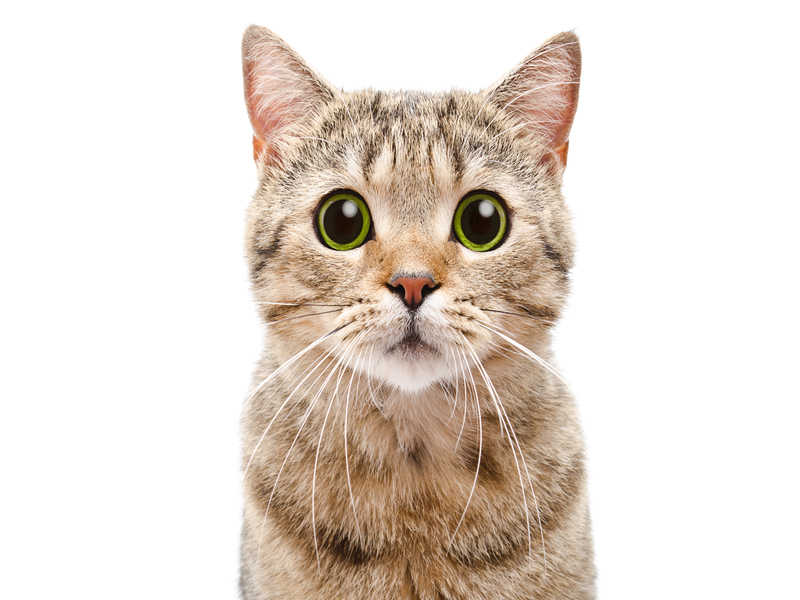
#> input picture cat.jpg, 800 x 600 px
$ jupyter execute --allow-errors '02-Numpy Indexing and Selection.ipynb'
#> lines starting #> are read from the running program, lines starting #| are printed output that depends on the picture
# NumPy Indexing and Selection

In this lecture we will discuss how to select elements or groups of elements from an array.

[cell 1]
import numpy as np

[cell 2]
#Creating sample array
arr = np.arange(0,11)

[cell 3]
#Show
arr

## Bracket Indexing and Selection
The simplest way to pick one or some elements of an array looks very similar to python lists:

[cell 4]
#Get a value at an index
arr[8]

[cell 5]
#Get values in a range
arr[1:5]

[cell 6]
#Get values in a range
arr[0:5]

## Broadcasting

Numpy arrays differ from a normal Python list because of their ability to broadcast:

[cell 7]
#Setting a value with index range (Broadcasting)
arr[0:5]=100

#Show
arr

[cell 8]
# Reset array, we'll see why I had to reset in  a moment
arr = np.arange(0,11)

#Show
arr

[cell 9]
#Important notes on Slices
slice_of_arr = arr[0:6]

#Show slice
slice_of_arr

[cell 10]
#Change Slice
slice_of_arr[:]=99

#Show Slice again
slice_of_arr

Now note the changes also occur in our original array!

[cell 11]
arr

Data is not copied, it's a view of the original array! This avoids memory problems!

[cell 12]
#To get a copy, need to be explicit
arr_copy = arr.copy()

arr_copy

[cell 13]
a = np.random.randint(2,4,(2,3))
print(a)

[cell 14]
b = 3
#numpy is creating an array of 3, and adding it to all the elements of array a
# b  = [[3,3,3],[3,3,3]]
np.add(a,b)

[cell 15]
b = np.array([3,3,3])
np.add(a,b)

[cell 16]
b = np.array([3,3])
#> (the rest of this cell did not finish here and is left out)

## Indexing a 2D array (matrices)

The general format is **arr_2d[row][col]** or **arr_2d[row,col]**. I recommend usually using the comma notation for clarity.

[cell 17]
arr_2d = np.array(([5,10,15],[20,25,30],[35,40,45]))

#Show
arr_2d

[cell 18]
#Indexing row
arr_2d[:2,1:]

[cell 19]
arr = np.arange(0,25).reshape(5,5)
arr

[cell 20]
arr[:,1::2]

[cell 21]
# Format is arr_2d[row][col] or arr_2d[row,col]

# Getting individual element value
arr_2d[1][0]

[cell 22]
# Getting individual element value
arr_2d[1,0]

[cell 23]
# Getting individual element value
arr_2d[1,:]

[cell 24]
# 2D array slicing

#Shape (2,2) from top right corner
arr_2d[:2,1:]

[cell 25]
arr_2d[1:,1:]

[cell 26]
mat = np.arange(1,26).reshape(5,5)
mat

[cell 27]
#indexing in a 3D array
a = np.random.randint(2,10,(3,3,3))
a

[cell 28]
print(a[0,:,1])

print(a[0:2,:,2])

[cell 29]
print(a.ndim)
print(a.shape)
print(a.size)

## BOOLEAN INDEXING

[cell 30]
b = a<3
print(b)

[cell 31]
b = a>3
print(b.astype(int))
a[b]

[cell 32]
b = (a>3) & (a<5)
print(b.astype(int))

[cell 33]
a[b]

## ARRAY MANIPULATION

np.transpose(array) - transpose of an array
np.reshape(array, shape) -  change shape of an array
np.resize(array, shape) - to return new array with shape
np.flatten(array) - to flatten array

[cell 34]
c = np.array(np.random.randint(10,45,(8,2)))
print(c)
print(c.shape)
print(c.transpose())

[cell 35]
c = np.random.randint(10,45,(8,2))
print(c)
print(c.shape)
print(c.transpose()) #rows to columns and columns to rows

[cell 36]
c = np.random.randint(10,45,(3,2,4))
print(c)
print(c.shape)
print(c.transpose()) #rows to columns and columns to rows

[cell 37]
d = c.transpose()
print(d.shape)

## RESHAPE

the number of elements remains the same in reshape

[cell 38]
c = np.random.randint(10,45,(3,8))
print(c)
print(c.shape)
print(c.reshape(2,12))
print(c.reshape(3,2,4))
print(c.reshape(3,4,2))

## RESIZE

here the number of elements may differ from the actual array

[cell 39]
#Initialize
c = np.random.randint(1,10,(2,4,6))
print(c)
print(c.size)
print(np.resize(c,(10,10)))#can resize in any size you want

## FLATTEN

whatever be the dimension of your array, it gets converted to one dimension

[cell 40]
print(c)

[cell 41]
print(np.ravel(c))

[cell 42]
print(np.ravel(c[0,:,:],'C')) #c to index the elements in row-major
print(np.ravel(c[0,:,:],'F')) #F  column wise

## Data update/replace/delete

[cell 43]
c = np.random.randint(10,45,(2,4,6))
print(c)

[cell 44]
d = np.random.randint(2,5,(2,2))
print(d)

[cell 45]
#UPDATE

c[:2,:2,:2]
print(c)
print(c[:2,:2,:2])

[cell 46]
c[1,:2,:2] = 0
#

[cell 47]
#UPDATE

c[1,:2,:2] = d
print(c)

[cell 48]
#np.insert()

a = np.random.randint(2,20,(2,3,4))
print(a)
print(a.shape)
print(a.size)

[cell 49]
#append

a = np.random.randint(2,10,(2,3,3))
print(a)
print(np.append(a,-99)) #append flattens the array

[cell 50]
#appending axis wise

a = np.random.randint(2,10,(2,3,3))
print(a)
b = np.random.randint(20,40,(2,3,3))
print(b)

#number of rows and columns must be same for appending

[cell 51]
print(np.append(a,b,axis=0))

## Delete

[cell 52]
a = np.random.randint(2,20,(2,3,3))
print(a)

[cell 53]
np.delete(a,(1,2), axis=1)
#for axis=1, it deletes a complete row
#for axis = 0, it deletes a complete matrix
#for axis = 2, it deletes a complete column

[cell 54]
np.delete(a,(1), axis=0)

[cell 55]
np.delete(a,(1,2), axis=2)

## UNIQUE

[cell 56]
a = np.random.randint(2,20,(2,3,3))
print(a)

[cell 57]
#element, count =
np.unique(a, return_counts=True)

#the 2nd array returns how many times the element repeats in the array

[cell 58]
#element, count =
np.unique(a, return_index=True)

#returns the first index where the unique element is present

[cell 59]
mat[:,1::2]

[cell 60]
arr_2d

[cell 61]
#Shape bottom row
arr_2d[2]

[cell 62]
#Shape bottom row
arr_2d[2,:]

[cell 63]
import numpy as np
a = np.array([2,3,4])
print(a)
print(a.dtype)

[cell 64]
a = a.astype('float64')
print(a)
a = a.astype('int64')
print(a)
a = a.astype('string_')
print(a)
a = a.astype('complex128')
print(a)

[cell 65]
import matplotlib.pyplot as plt
import matplotlib.image as mpimg

[cell 66]
# Loading Image
img=mpimg.imread('./cat.jpg')
#> img is the input picture: shape (600, 800, 3); mean R, G, B 229.1, 219.1, 210.6

plt.imshow(img)
#image is nothing but a 3D array

[cell 67]
img.ndim
#> Out = 3
#3 dimensions

[cell 68]
img
#so we can see, these array contains only numbers
#these are nothing but the colour of each small pixels
#where 255 denotes white colour

[cell 69]
img.shape
#> Out = (600, 800, 3)
#600 matrix
#800 rows
#3 columns

[cell 70]
plt.imshow(img[:300,:400])
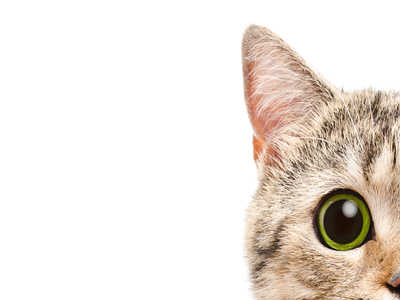
#> shown: shape (300, 400, 3); mean R, G, B 236.9, 229.4, 222.7

[cell 71]
plt.imshow(img[:300,250:,1])
#half of the image
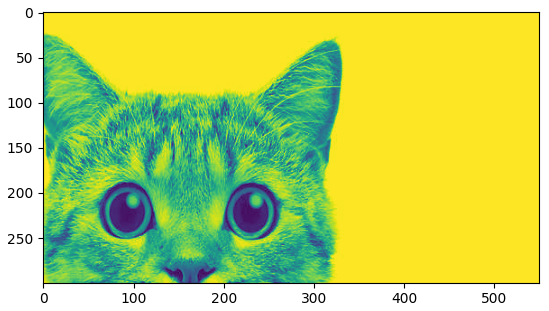
#> figure drawn by matplotlib, 1 panel

[cell 72]
np.random.randint(2,6,(4))

### Fancy Indexing

Fancy indexing allows you to select entire rows or columns out of order,to show this, let's quickly build out a numpy array:

[cell 73]
#Set up matrix
arr2d = np.zeros((10,10))

[cell 74]
#Length of array
arr_length = arr2d.shape[1]

[cell 75]
#Set up array

for i in range(arr_length):
    arr2d[i] = i

arr2d
